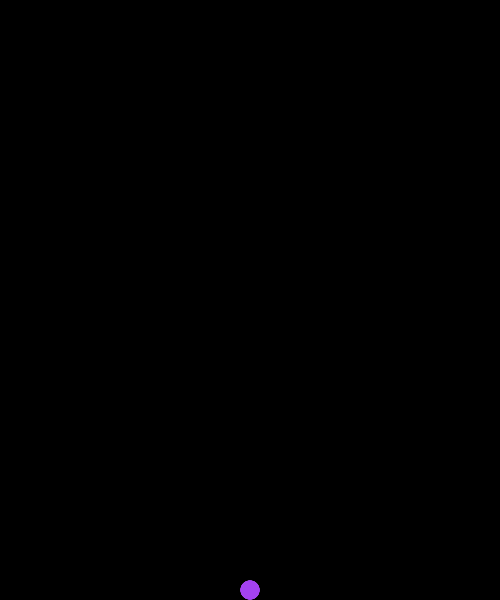
Frame 1 (no input)
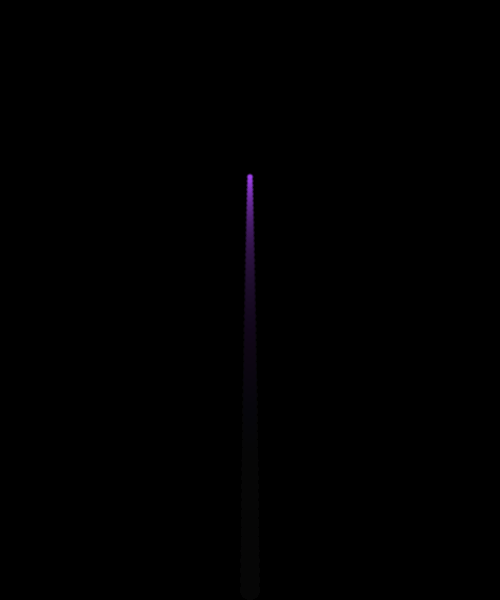
Frame 60 (the mouse pressed at the canvas centre just before this capture)
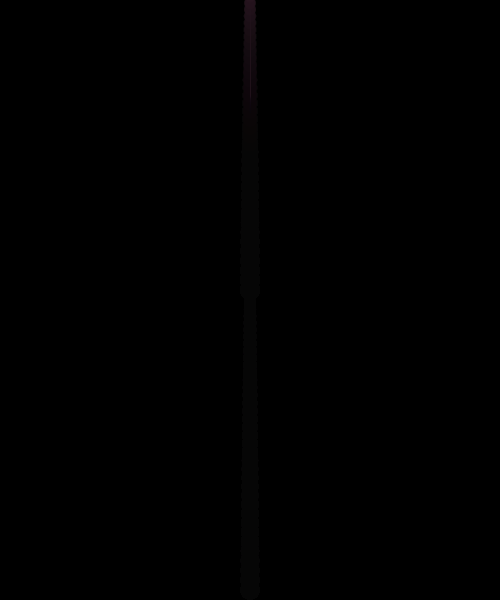
Frame 120 (the mouse held since frame 60 and released just before this capture)

The Processing sketch that drew these frames (run headless with seeded random() and noise(); from frame 60 on, the mouse is pressed at the canvas centre):

// Processing sketch: day5_06_fireworks_lines
// ── day5_06_fireworks_lines.pde
ArrayList<Particle> particles = new ArrayList<Particle>();


void setup() {
  size(500, 600);
  background(0);

  generateFireworks(width/2, height, 100);
}

void draw() {
  //background(0);

  // draw background with trasparency
  fill(0, 20);
  noStroke();
  rect(0, 0, width, height);

  // UPDATE & DISPLAY 
  for (int i=0; i<particles.size(); i++) {
    Particle p = particles.get(i); 
    p.move();
    p.fall();
    p.slowDown();
    if (keyPressed) {
      p.explode();
    }
    p.updateLifespan();
    //p.checkOutOfCanvas();
    
    if (i != 0) {
      Particle prevP = particles.get(i-1); 
      stroke(p.r, p.g, p.b, 100);
      line(p.x, p.y, prevP.x, prevP.y);  
    }
    p.display();
  }

  // REMOVE IF THE PARTICLE IS DONE
  for (int i = particles.size()-1; i >= 0; i--) {
    Particle p = particles.get(i);
    if (p.isDone) {
      particles.remove(i);
    }
  }


  // show the number of particles!
  fill(0, 0, 255);
  noStroke();
  //text( particles.size(), 10, 20 );
}



void mousePressed() {
  generateFireworks(mouseX, mouseY, 100);
}

void generateFireworks(float x, float y, int total) {
  float r = random(255);
  float g = random(255);
  float b = random(255);
  for (int i=0; i<total; i++) {
    particles.add( new Particle(x, y, r, g, b) );
  }
}


class Particle {
  float x, y;
  float xSpd, ySpd;
  float dia;
  float r, g, b;
  boolean isDone; // true or false
  float lifespan;
  float lifeReduction;
  boolean isExploded;

  Particle(float _x, float _y, float _r, float _g, float _b) {
    x = _x;
    y = _y;
    xSpd = 0;
    ySpd = -10; 
    dia = random(10, 20);
    r = _r;
    g = _g;
    b = _b;
    isDone = false;
    lifespan = 1.0;  // 100%
    lifeReduction = random(0.01, 0.05);
    isExploded = false;
  }
  void display() {
    pushStyle();

    fill(r, g, b, 255 * lifespan);
    noStroke();
    ellipse(x, y, dia * lifespan, dia * lifespan);

    popStyle();
  }
  void move() {
    x += xSpd;
    y += ySpd;
  }
  void fall() {
    ySpd += 0.1;
  }
  void checkOutOfCanvas() {
    if (x < 0 || x > width) {
      isDone = true;
    }
    if (y < 0 || y > height) {
      isDone = true;
    }
  }
  void updateLifespan() {
    if (lifespan > 0) {
      lifespan -= lifeReduction;
    } else {
      isDone = true;
      lifespan = 0;
    }
  }
  void explode() {
    int stength = 15;
    xSpd = random(-stength, stength);
    ySpd = random(-stength, stength);
    isExploded = true;
  }
  void slowDown() {
    if (isExploded) {
      float amount = 0.9;
      xSpd = xSpd * amount; 
      ySpd = ySpd * amount;
    }
  }
}
